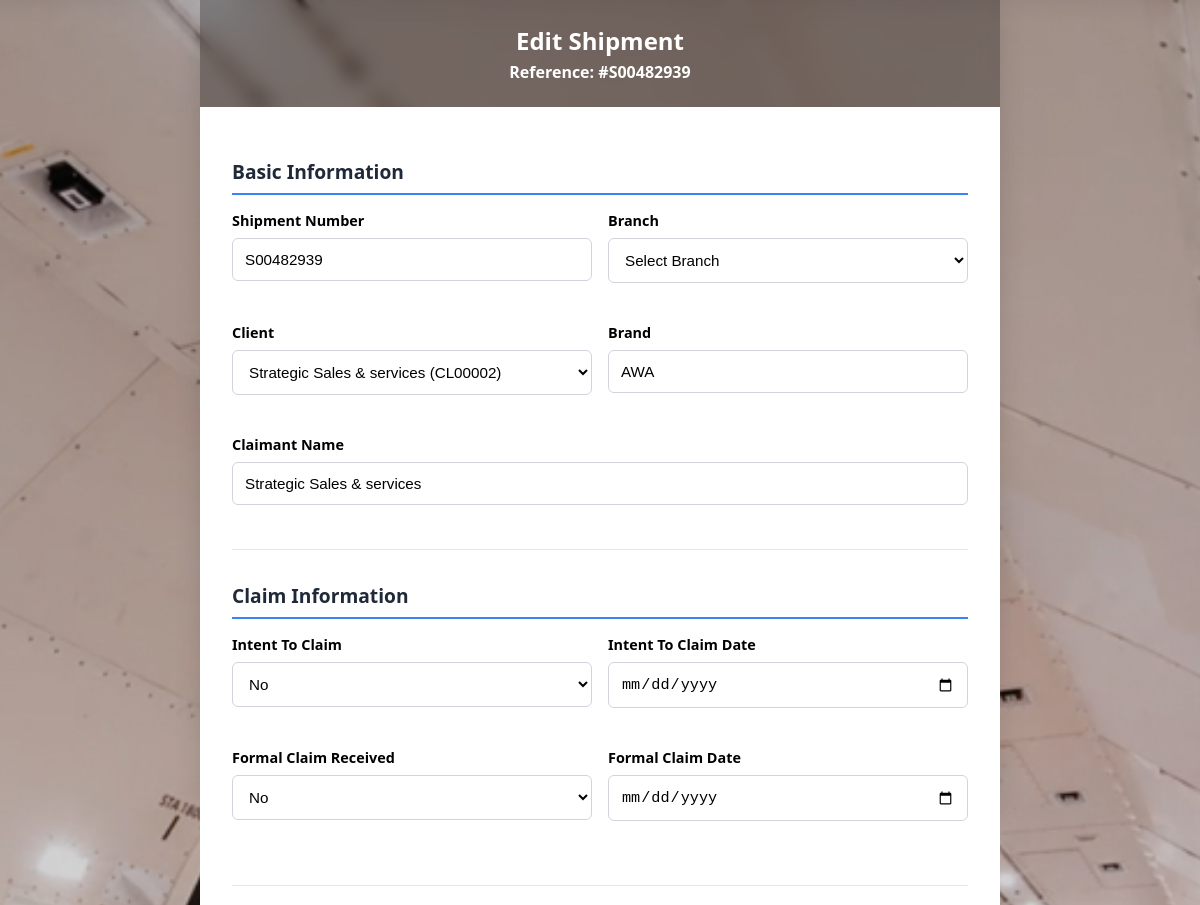
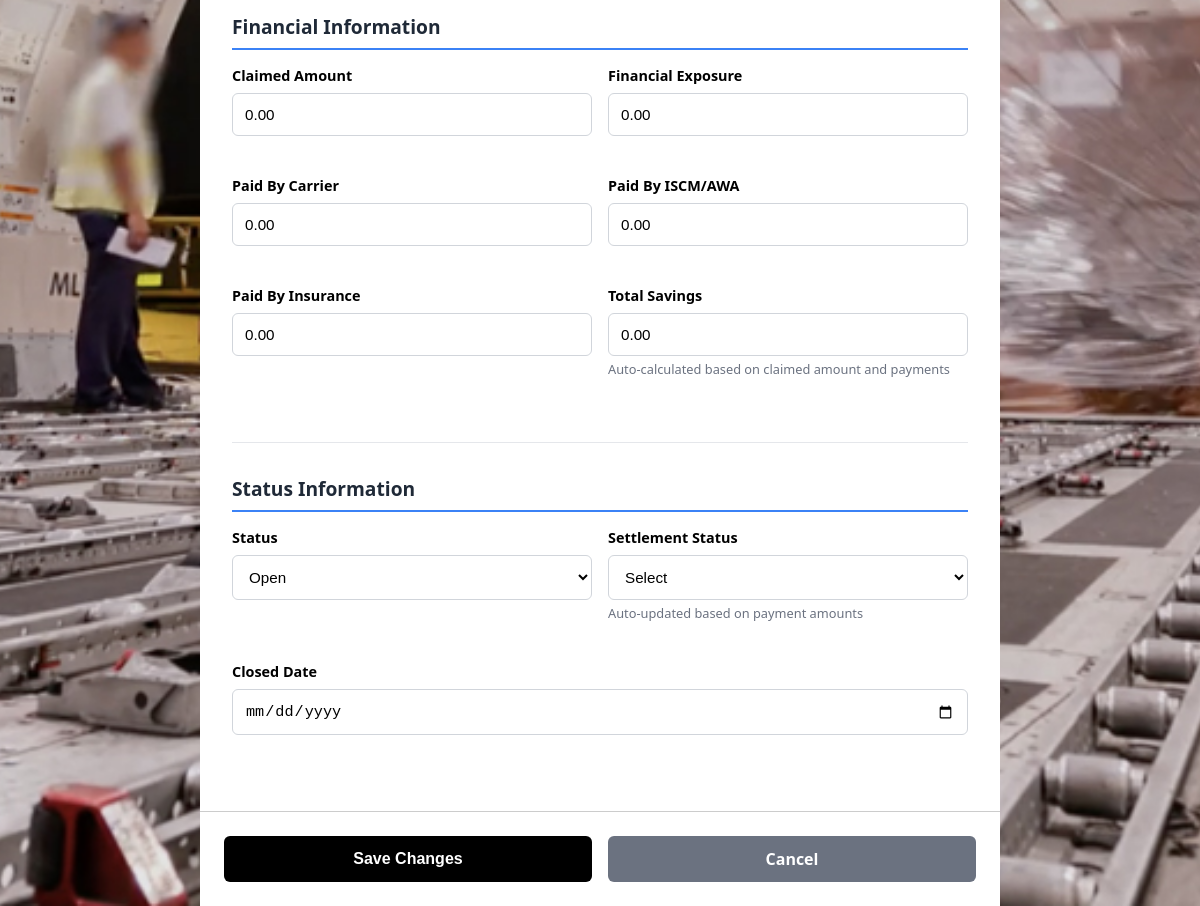
The app's page /shipments/edit/2/ (signed in) with its own data (2 pictures, top to bottom).
### main/models.py (models this page shows, shortened)
class Shipment(models.Model):
    BRANCH_CHOICES = (
        ('ATL', 'ATL'),
        ('CMU', 'CMU'),
        ('CON', 'CON'),
        ('DOR', 'DOR'),
        ('HEC', 'HEC'),
        ('HNL', 'HNL'),
        ('HOU', 'HOU'),
        ('ICS', 'ICS'),
        ('IMP', 'IMP'),
        ('JFK', 'JFK'),
        ('LAX', 'LAX'),
        ('LCL', 'LCL'),
        ('ORD', 'ORD'),
        ('PPG', 'PPG'),
    )
    YES_NO_CHOICES = (
        ('YES', 'Yes'),
        ('NO', 'No'),
    )
    STATUS_CHOICES = (
        ('OPEN', 'Open'),
        ('PENDING', 'Pending'),
        ('CLOSED', 'Closed'),
        ('REJECTED', 'Rejected'),
        ('UNDER_REVIEW', 'Under Review'),
    )
    SETTLEMENT_CHOICES = (
        ('SETTLED', 'Settled'),
        ('NOT_SETTLED', 'Not Settled'),
        ('PARTIAL', 'Partially Settled'),
    )
    Claim_No = models.CharField(max_length=100, unique=True, verbose_name="Shipment Number")
    claim_id = models.CharField(
        max_length=20,
        unique=True,
        blank=True,
        null=True,
        verbose_name="Claim ID",
        help_text="Auto-generated unique claim identifier (e.g., CLM000001, CLM000002)"
    )
    client_reference = models.CharField(
        max_length=50,
        blank=True,
        null=True,
        verbose_name="Client Reference",
        help_text="Auto-generated client-specific reference (e.g., ClientName-1-20250601)"
    )
    client = models.ForeignKey(Client, on_delete=models.CASCADE, related_name='shipments')
    Branch = models.CharField(max_length=3, choices=BRANCH_CHOICES)
    Brand = models.CharField(max_length=100, blank=True, null=True, verbose_name="Brand")
    Claimant = models.CharField(max_length=200, blank=True, null=True, verbose_name="Claimant Name")
    Intent_To_Claim = models.CharField(max_length=3, choices=YES_NO_CHOICES, blank=True, null=True, verbose_name="Intent To Claim")
    Intend_Claim_Date = models.DateField(blank=True, null=True, verbose_name="Intent To Claim Date")
    Formal_Claim_Received = models.CharField(max_length=3, choices=YES_NO_CHOICES, blank=True, null=True, verbose_name="Formal Claim")
    Formal_Claim_Date_Received = models.DateField(blank=True, null=True, verbose_name="Formal Claim Date")
    Claimed_Amount = models.DecimalField(max_digits=12, decimal_places=2, blank=True, null=True, verbose_name="Value")
    Amount_Paid_By_Carrier = models.DecimalField(max_digits=12, decimal_places=2, blank=True, null=True, verbose_name="Paid By Carrier")
    Amount_Paid_By_Awa = models.DecimalField(max_digits=12, decimal_places=2, blank=True, null=True, verbose_name="Paid By ISCM/AWA")
    Amount_Paid_By_Insurance = models.DecimalField(max_digits=12, decimal_places=2, blank=True, null=True, verbose_name="Paid By Insurance")
    Total_Savings = models.DecimalField(max_digits=12, decimal_places=2, blank=True, null=True, verbose_name="Total Savings")
    Financial_Exposure = models.DecimalField(max_digits=12, decimal_places=2, blank=True, null=True, verbose_name="Financial Exposure")
    Settlement_Status = models.CharField(max_length=15, choices=SETTLEMENT_CHOICES, blank=True, null=True, verbose_name="Settled or Not Settled")
    Status = models.CharField(max_length=15, choices=STATUS_CHOICES, default='OPEN', verbose_name="Status")
    Closed_Date = models.DateField(blank=True, null=True, verbose_name="Closed Date")
    created_at = models.DateTimeField(auto_now_add=True)
    updated_at = models.DateTimeField(auto_now=True)
    objects = ShipmentManager()
    class Meta:
        ordering = ['-created_at']
        verbose_name = "Shipment"
        verbose_name_plural = "Shipments"
        indexes = [
            models.Index(fields=['client', 'Claim_No']),
            models.Index(fields=['Claim_No']),
            models.Index(fields=['client_reference']),  # NEW INDEX
            models.Index(fields=['Status']),
            models.Index(fields=['Settlement_Status']),
            models.Index(fields=['-created_at']),
        ]

class Client(models.Model):
    client_id = models.CharField(max_length=10, unique=True, db_index=True)
    name = models.CharField(max_length=100, db_index=True)
    created_at = models.DateTimeField(auto_now_add=True)
    objects = ClientManager()
    class Meta:
        indexes = [
            models.Index(fields=['client_id']),
            models.Index(fields=['name']),
            models.Index(fields=['-created_at']),
        ]

### main/views/core_views.py (the view)
# urls.py: path('shipments/edit/<int:pk>/', views.edit_shipment, name='edit_shipment'),
@login_required(login_url='login')
def edit_shipment(request, pk):
    clear_messages(request)
    shipment = get_object_or_404(Shipment, pk=pk)
    clients = Client.objects.all().order_by('name')
    if request.method == 'POST' and 'keep_original' in request.POST:
        messages.info(request, 'No changes were made to the shipment.')
        return redirect('shipment_list')
    if request.method == 'POST':
        form = ShipmentForm(request.POST, instance=shipment)
        if form.is_valid():
            try:
                client_name = form.cleaned_data.get('client_name')
                client, created = Client.objects.get_or_create(
                    name__iexact=client_name,
                    defaults={'name': client_name}
                )
                if created:
                    messages.info(request, f'New client "{client_name}" created with ID: {client.client_id}')
                else:
                    messages.info(request, f'Using existing client "{client_name}" (ID: {client.client_id})')
                updated_shipment = form.save()
                messages.success(request, f'Shipment {updated_shipment.Claim_No} updated successfully.')
                return redirect('shipment_list')
            except Exception as e:
                print(f"Error updating shipment: {e}")
                messages.error(request, f'Error updating shipment: {str(e)}')
        else:
            print("Form errors:", form.errors)
            messages.error(request, 'Please correct the errors below.')
    else:
        form = ShipmentForm(instance=shipment)
    return render(request, 'main/edit_shipment.html', {
        'form': form,
        'shipment': shipment,
        'clients': clients
    })

### main/models.py (called while the page is built)
    def get_queryset(self):
        return super().get_queryset().select_related('client')

### main/views/core_views.py (called while the page is built)
def clear_messages(request):
    storage = messages.get_messages(request)
    for message in storage:
        pass
    if hasattr(storage, 'used'):
        storage.used = True

### main/templates/main/edit_shipment.html (shortened to what this page needs)
<!DOCTYPE html>
<html lang="en">
<head>
    {% load static %}
</head>
<body>
    <div class="modal">
        <div class="modal-header">
            Edit Shipment
            <div class="shipment-number">Reference: #{{ shipment.Claim_No }}</div>
        </div>
        <div class="modal-body">
            <form method="POST" id="editForm">
                <div class="form-section">
                    <h3 class="section-title">Basic Information</h3>
                    <div class="form-row">
                        <div class="form-group">
                            <label for="id_Claim_No">Shipment Number</label>
                            <input type="text" name="Claim_No" value="{{ shipment.Claim_No }}" maxlength="100" required id="id_Claim_No">
                        </div>
                        <div class="form-group">
                            <label for="id_Branch">Branch</label>
                            <select name="Branch" required id="id_Branch">
                                <option value="">Select Branch</option>
                            </select>
                        </div>
                    </div>
                    <div class="form-row">
                        <div class="form-group">
                            <label for="id_client">Client</label>
                            <select name="client" required id="id_client">
                                {% for client in clients %}
                                <option value="{{ client.id }}" {% if shipment.client.id == client.id %}selected{% endif %}>
                                    {{ client.name }} ({{ client.client_id }})
                                </option>
                                {% endfor %}
                            </select>
                        </div>
                        <div class="form-group">
                            <label for="id_Brand">Brand</label>
                            <input type="text" name="Brand" value="{{ shipment.Brand|default:'' }}" maxlength="100" id="id_Brand">
                        </div>
                    </div>
                    <div class="form-group">
                        <label for="id_Claimant">Claimant Name</label>
                        <input type="text" name="Claimant" value="{{ shipment.Claimant|default:'' }}" maxlength="200" id="id_Claimant">
                    </div>
                </div>
                <div class="form-section">
                    <h3 class="section-title">Claim Information</h3>
                    <div class="form-row">
                        <div class="form-group">
                            <label for="id_Intent_To_Claim">Intent To Claim</label>
                            <select name="Intent_To_Claim" id="id_Intent_To_Claim">
                                <option value="NO" {% if shipment.Intent_To_Claim == 'NO' %}selected{% endif %}>No</option>
                            </select>
                        </div>
                        <div class="form-group">
                            <label for="id_Intend_Claim_Date">Intent To Claim Date</label>
                            <input type="date" name="Intend_Claim_Date" value="{{ shipment.Intend_Claim_Date|date:'Y-m-d' }}" id="id_Intend_Claim_Date">
                        </div>
                    </div>
                    <div class="form-row">
                        <div class="form-group">
                            <label for="id_Formal_Claim_Received">Formal Claim Received</label>
                            <select name="Formal_Claim_Received" id="id_Formal_Claim_Received">
                                <option value="NO" {% if shipment.Formal_Claim_Received == 'NO' %}selected{% endif %}>No</option>
                            </select>
                        </div>
                        <div class="form-group">
                            <label for="id_Formal_Claim_Date_Received">Formal Claim Date</label>
                            <input type="date" name="Formal_Claim_Date_Received" value="{{ shipment.Formal_Claim_Date_Received|date:'Y-m-d' }}" id="id_Formal_Claim_Date_Received">
                        </div>
                    </div>
                </div>
                <div class="form-section">
                    <h3 class="section-title">Financial Information</h3>
                    <div class="form-row">
                        <div class="form-group">
                            <label for="id_Claimed_Amount">Claimed Amount</label>
                            <input type="number" step="0.01" name="Claimed_Amount" value="{{ shipment.Claimed_Amount }}" id="id_Claimed_Amount">
                        </div>
                        <div class="form-group">
                            <label for="id_Financial_Exposure">Financial Exposure</label>
                            <input type="number" step="0.01" name="Financial_Exposure" value="{{ shipment.Financial_Exposure }}" id="id_Financial_Exposure">
                        </div>
                    </div>
                    <div class="form-row">
                        <div class="form-group">
                            <label for="id_Amount_Paid_By_Carrier">Paid By Carrier</label>
                            <input type="number" step="0.01" name="Amount_Paid_By_Carrier" value="{{ shipment.Amount_Paid_By_Carrier }}" id="id_Amount_Paid_By_Carrier">
                        </div>
                        <div class="form-group">
                            <label for="id_Amount_Paid_By_Awa">Paid By ISCM/AWA</label>
                            <input type="number" step="0.01" name="Amount_Paid_By_Awa" value="{{ shipment.Amount_Paid_By_Awa }}" id="id_Amount_Paid_By_Awa">
                        </div>
                    </div>
                    <div class="form-row">
                        <div class="form-group">
                            <label for="id_Amount_Paid_By_Insurance">Paid By Insurance</label>
                            <input type="number" step="0.01" name="Amount_Paid_By_Insurance" value="{{ shipment.Amount_Paid_By_Insurance }}" id="id_Amount_Paid_By_Insurance">
                        </div>
                        <div class="form-group">
                            <label for="id_Total_Savings">Total Savings</label>
                            <input type="number" step="0.01" name="Total_Savings" value="{{ shipment.Total_Savings }}" id="id_Total_Savings" class="readonly-field" readonly>
                            <div class="help-text">Auto-calculated based on claimed amount and payments</div>
                        </div>
                    </div>
                </div>
                <div class="form-section">
                    <h3 class="section-title">Status Information</h3>
                    <div class="form-row">
                        <div class="form-group">
                            <label for="id_Status">Status</label>
                            <select name="Status" id="id_Status">
                                <option value="OPEN" {% if shipment.Status == 'OPEN' %}selected{% endif %}>Open</option>
                            </select>
                        </div>
                        <div class="form-group">
                            <label for="id_Settlement_Status">Settlement Status</label>
                            <select name="Settlement_Status" id="id_Settlement_Status">
                                <option value="">Select</option>
                            </select>
                            <div class="help-text">Auto-updated based on payment amounts</div>
                        </div>
                    </div>
                    <div class="form-group">
                        <label for="id_Closed_Date">Closed Date</label>
                        <input type="date" name="Closed_Date" value="{{ shipment.Closed_Date|date:'Y-m-d' }}" id="id_Closed_Date">
                    </div>
                </div>
            </form>
        </div>
        <div class="modal-footer">
            <button type="submit" form="editForm" class="btn btn-primary">Save Changes</button>
            <a href="{% url 'shipment_list' %}" class="btn btn-cancel">Cancel</a>
        </div>
    </div>
</body>
</html>

### records on screen
Shipment: Claim_No "S00482939", client "Strategic Sales & services (CL00002)", Brand "AWA", Claimant "Strategic Sales & services", Intent_To_Claim "No", Formal_Claim_Received "No", Claimed_Amount "0.00", Financial_Exposure "0.00", Amount_Paid_By_Carrier "0.00", Amount_Paid_By_Awa "0.00", Amount_Paid_By_Insurance "0.00", Total_Savings "0.00", Status "Open"
